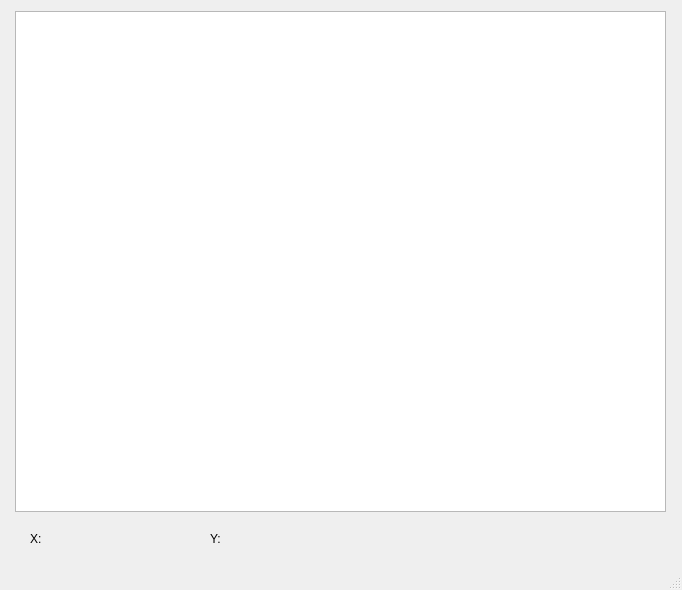
<?xml version="1.0" encoding="UTF-8"?>
<ui version="4.0">
 <class>MainWindow</class>
 <widget class="QMainWindow" name="MainWindow">
  <property name="geometry">
   <rect>
    <x>0</x>
    <y>0</y>
    <width>682</width>
    <height>590</height>
   </rect>
  </property>
  <property name="sizePolicy">
   <sizepolicy hsizetype="Preferred" vsizetype="Preferred">
    <horstretch>0</horstretch>
    <verstretch>0</verstretch>
   </sizepolicy>
  </property>
  <property name="minimumSize">
   <size>
    <width>682</width>
    <height>590</height>
   </size>
  </property>
  <property name="maximumSize">
   <size>
    <width>682</width>
    <height>590</height>
   </size>
  </property>
  <property name="windowTitle">
   <string>Robot's Video</string>
  </property>
  <widget class="QWidget" name="centralWidget">
   <widget class="QGraphicsView" name="graphicsView">
    <property name="geometry">
     <rect>
      <x>15</x>
      <y>11</y>
      <width>651</width>
      <height>501</height>
     </rect>
    </property>
   </widget>
   <widget class="QLabel" name="label">
    <property name="geometry">
     <rect>
      <x>30</x>
      <y>530</y>
      <width>54</width>
      <height>17</height>
     </rect>
    </property>
    <property name="text">
     <string>X:</string>
    </property>
   </widget>
   <widget class="QLabel" name="label_3">
    <property name="geometry">
     <rect>
      <x>210</x>
      <y>530</y>
      <width>54</width>
      <height>17</height>
     </rect>
    </property>
    <property name="text">
     <string>Y:</string>
    </property>
   </widget>
  </widget>
  <widget class="QStatusBar" name="statusBar"/>
 </widget>
 <layoutdefault spacing="6" margin="11"/>
 <resources/>
 <connections/>
</ui>
